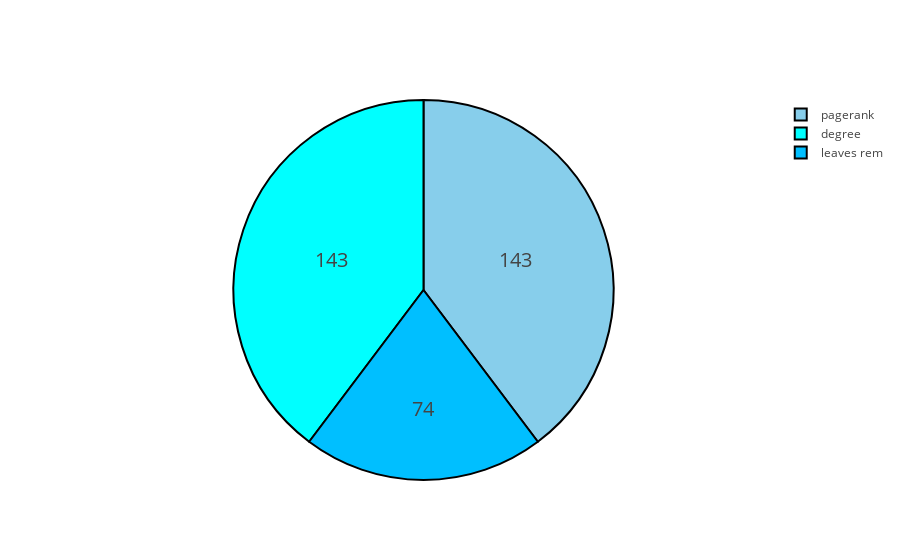

The notebook cell saved with this chart:
### Markdown cell above
### Size= 500

### Code cell
graph_size=[100,200,300,400,500,600,700,800,900,1000,1500,2000,2500,3000,4000,5000,10000]
victories_500_ba={}
victories_500_ba['leaves rem']=0
victories_500_ba['pagerank']=0
victories_500_ba['degree']=0

for N in [500]:
    results_rl=[]
    start_time=time.time()
    for i in range(0,500):
        ba=nx.barabasi_albert_graph(N,1)
        #LEAVES REMOVAL TIME
        rl=rem2(ba)
        if rl==0:
            victories_500_ba['leaves rem']+=1 
        #PAGERANK TIME
        pr_list=nx.pagerank(ba)
        pr=max(pr_list.iteritems(), key=operator.itemgetter(1))[0]
        if pr==0:
            victories_500_ba['pagerank']+=1
        #DEGREE TIME
        dc_list=nx.degree_centrality(ba)
        list_maximum=[]
        center=max(dc_list.iteritems(), key=operator.itemgetter(1))[1]
        for i in range(N):
                if dc_list[i]==center:
                    list_maximum.append([i,dc_list[i]])
        pair=random.choice(list_maximum)
        if pair[0]==0:
            victories_500_ba['degree']+=1
labels=[]
values=[]
colors = ['azure', 'skyblue', 'aqua']
for key, value in victories_500_ba.iteritems() :
    labels.append(key)
    values.append(value)



trace = go.Pie(labels=labels, values=values,
               hoverinfo='label+percent', textinfo='value', 
               textfont=dict(size=20),
               marker=dict(colors=colors2, 
                           line=dict(color='#000000', width=2)))

iplot([trace], filename='styled_pie_chart')

### Figure 1 — Plotly figure (JSON) as saved in the notebook; plotly's stock layout.template omitted (floating-point values rounded to 4 significant figures)
{"data": [{"hoverinfo": "label+percent", "labels": ["leaves rem", "pagerank", "degree"], "marker": {"colors": ["deepskyblue", "skyblue", "aqua"], "line": {"color": "#000000", "width": 2}}, "textfont": {"size": 20}, "textinfo": "value", "type": "pie", "values": [74, 143, 143]}], "layout": {}}
